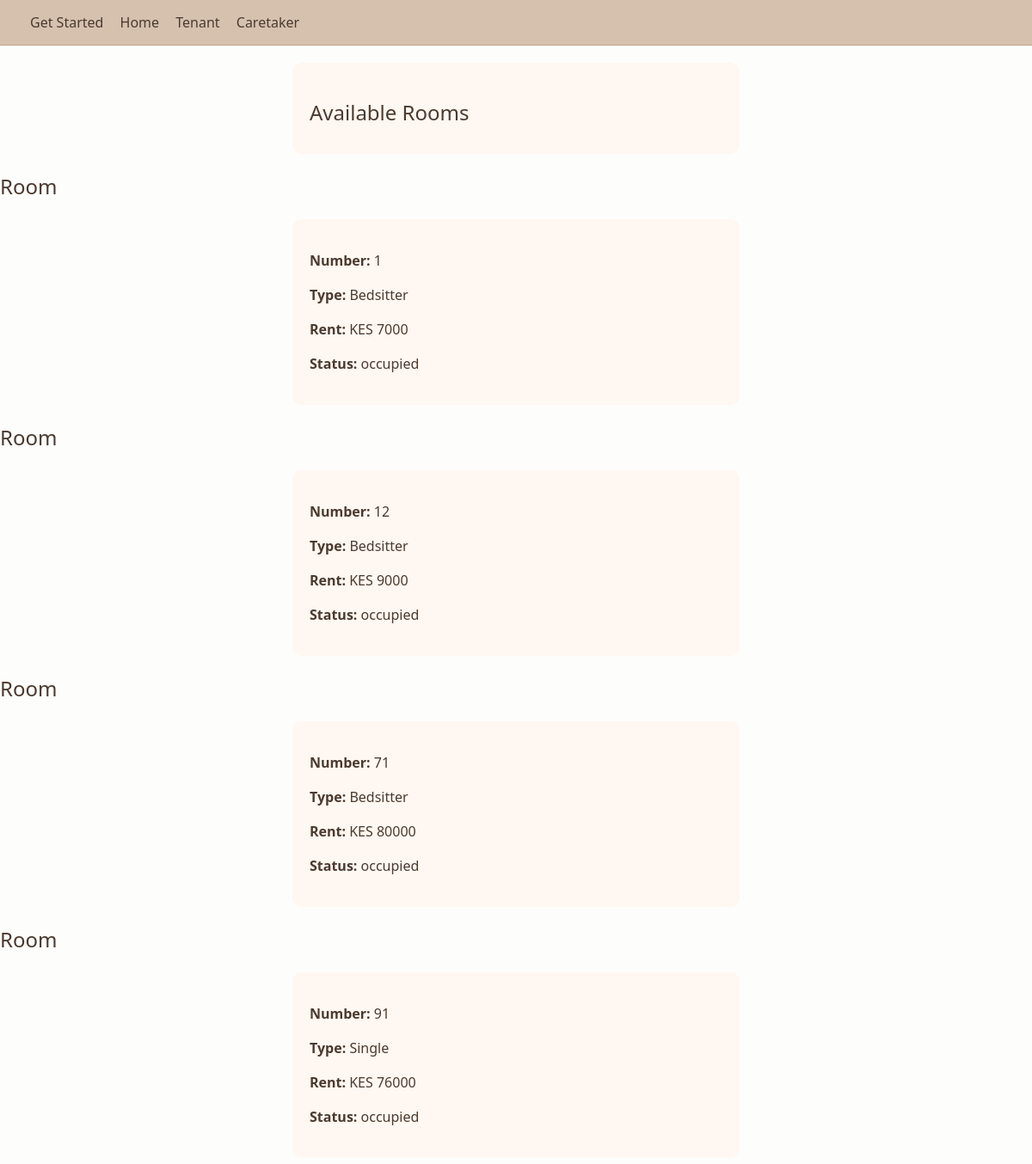
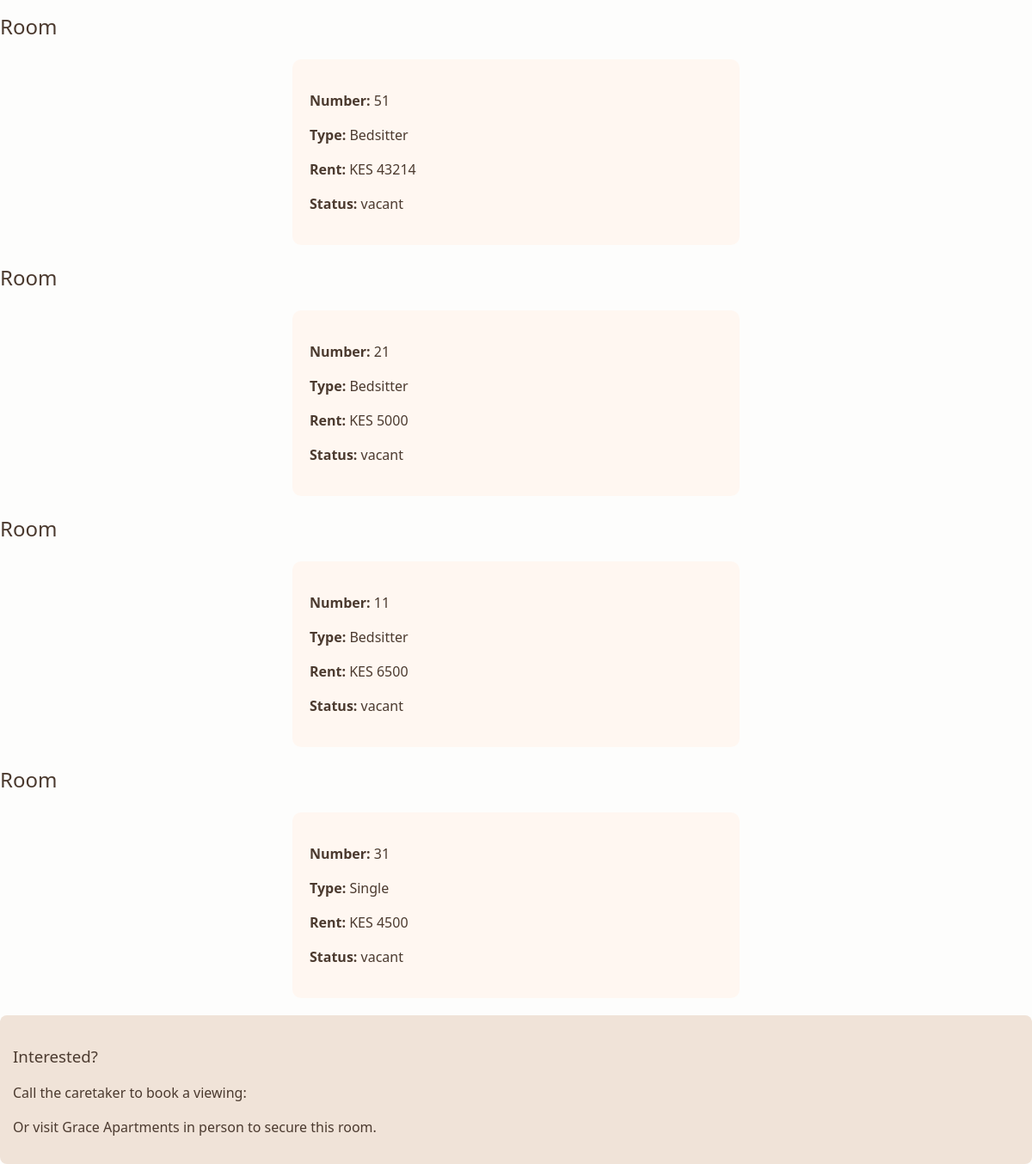
/rooms/, run on the app's committed database (2 pictures, top to bottom).
### myapp/models.py (models this page shows, shortened)
class Room(models.Model):
    room_number = models.CharField(max_length=20, default=1)
    type = models.CharField(max_length=30, default='Bedsitter')
    rent = models.PositiveIntegerField()
    status = models.CharField(max_length=20, default='vacant')  # vacant / occupied

### myapp/views.py (the view)
# urls.py: path('rooms/', views.rooms_list, name='rooms_list'),
def rooms_list(request):
    rooms = Room.objects.all()
    return render(request, 'rooms_details.html', {'rooms': rooms})

### myapp/templates/rooms_details.html (shortened to what this page needs)
{% load static %}
<!DOCTYPE html>
<html lang="en">
<head>
    <link rel="stylesheet" href="{% static 'assets/styles.css' %}">
</head>
<body>
  <div class="container">
    <nav class="nav">
      <div class="nav-links">
        <a href="{% url 'sign_up' %}">Get Started</a>
        <a href="{% url 'index' %}">Home</a>
        <a href="{% url 'login' %}">Tenant</a>
        <a href="{% url 'login' %}">Caretaker</a>
    </div>
    </nav>
    <main>
      <section class="card">
        <h1 class="h1">Available Rooms</h1>
      </section>
<section class="details-container">
    {% for room in rooms %}
    <h2>Room {{ room.number }}</h2>
    <div class="card">
        <p><strong>Number:</strong> {{ room.room_number }}</p>
        <p><strong>Type:</strong> {{ room.type }}</p>
        <p><strong>Rent:</strong> KES {{ room.rent }}</p>
        <p><strong>Status:</strong> {{ room.status }}</p>
    </div>
    {% endfor %}
    <div class="contact-box">
        <h3>Interested?</h3>
        <p>Call the caretaker to book a viewing:</p>
        <p>Or visit Grace Apartments in person to secure this room.</p>
    </div>
</section>
</body>
</html>

### myapp/static/assets/styles.css (style rules this page uses)
body { font-family: 'Segoe UI', Tahoma, Geneva, Verdana, sans-serif; margin: 0; padding: 0; background: #f5f1ed url('hostel.jpg') no-repeat center center fixed; background-size: cover; color: #4b3a2f; line-height: 1.5; min-height: 100vh; }
.container { position: relative; z-index: 1; }
.container::before { content: ''; position: fixed; top: 0; left: 0; right: 0; bottom: 0; background: rgba(255, 255, 255, 0.85); z-index: -1; }
a { text-decoration: none; color: #4b3a2f; }
nav, .nav { display: flex; justify-content: space-between; align-items: center; padding: 14px 20px; background: #d6c1af; border-bottom: 1px solid #c0a88a; }
.nav-links a { margin-left: 15px; font-weight: 500; transition: color 0.2s; }
.card, .form-container { background: #fff7f1; padding: 20px; border-radius: 10px; margin: 20px 0; position: center; width: 40%; height: 40%; margin-left:auto; margin-right: auto; }
h1, h2, h3 { margin-bottom: 10px; font-weight: 500; }
.contact-box { background: #f0e3d8; padding: 15px; border-radius: 8px; }

### data on the page
Room: room_number "1", type "Bedsitter", rent "7000", status "occupied"
Room: room_number "12", type "Bedsitter", rent "9000", status "occupied"
Room: room_number "71", type "Bedsitter", rent "80000", status "occupied"
Room: room_number "91", type "Single", rent "76000", status "occupied"
Room: room_number "51", type "Bedsitter", rent "43214", status "vacant"
Room: room_number "21", type "Bedsitter", rent "5000", status "vacant"
Room: room_number "11", type "Bedsitter", rent "6500", status "vacant"
Room: room_number "31", type "Single", rent "4500", status "vacant"
